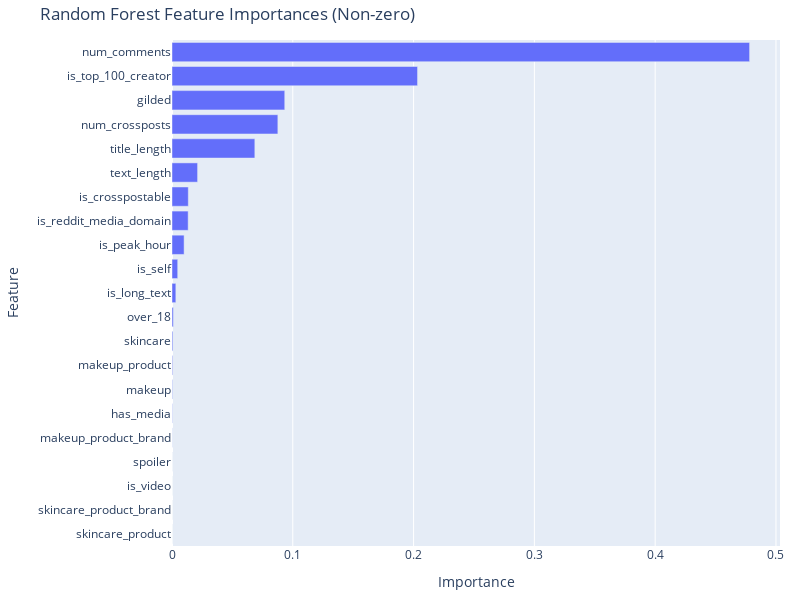

Notebook code cell kept with this figure:
### Markdown cell above
Based on the provided metrics:
- The Random Forest model has a slightly higher R-squared value (0.727) compared to the GBT model (0.691), indicating that a higher proportion of the variance in the target variable is explained by the Random Forest model.

- However, the GBT model has a lower MAE (59.72) compared to the Random Forest model (64.30), suggesting that, on average, the predictions from the GBT model are closer to the actual values.

If our primary goal is to minimize prediction errors, especially in terms of Mean Absolute Error (MAE), the GBT model stands out as the preferred choice. The model's accuracy is held in high regard, making it a reliable option. Furthermore, by considering additional factors such as the number of comments, whether the author is among the top creators, and the word count of the submission, we can enhance our ability to predict the submission score with greater precision, bringing our predictions closer to the actual figures.

If our emphasis is on elucidating a greater proportion of variance in the target variable, particularly with regard to R-squared, the Random Forest model emerges as the model of choice. Examining the feature importance of the model enables us to delve into its distribution, offering insights into what factors are crucial for achieving a high score when posting. For instance, becoming a top creator may involve writing more extensive titles and selftext, posting during peak hours, actively engaging with other submissions, and striving to attract a higher number of comments, if feasible.

Consider the trade-offs between different metrics, I will choose Random Forest model, which better fits into our original business goal.

### Code cell
# Get feature importances
feature_importances = model_rf.stages[-1].featureImportances

# Extract feature names
feature_names = assembler.getInputCols()

# Convert SparseVector to dense format
importance_values = feature_importances.toArray()

# Create a DataFrame for visualization
importance_df = pd.DataFrame({'Feature': feature_names, 'Importance': importance_values})

# Filter out features with zero importance
importance_df_filtered = importance_df[importance_df['Importance'] > 0]

# Sort the DataFrame by importance in descending order
importance_df_filtered = importance_df_filtered.sort_values(by='Importance', ascending=True)

# Create an interactive bar chart using Plotly
fig = px.bar(importance_df_filtered, x='Importance', y='Feature', orientation='h', title='Random Forest Feature Importances (Non-zero)')
fig.update_layout(height=600, width=800, margin=dict(l=20, r=20, t=40, b=40))
fig.write_html("../../data/plots/score_pred_rf_feature_importance_nonzero.html")

fig.show()

### Figure 1 — Plotly figure (JSON) as saved in the notebook; plotly's stock layout.template omitted (floating-point values rounded to 4 significant figures)
{"data": [{"alignmentgroup": "True", "hovertemplate": "Importance=%{x}<br>Feature=%{y}<extra></extra>", "legendgroup": "", "marker": {"color": "#636efa", "pattern": {"shape": ""}}, "name": "", "offsetgroup": "", "orientation": "h", "showlegend": false, "textposition": "auto", "type": "bar", "x": [1.485e-09, 2.748e-08, 6.897e-08, 1.362e-05, 0.0001138, 0.0002206, 0.0003591, 0.0004961, 0.0007028, 0.001086, 0.003179, 0.004729, 0.01002, 0.01338, 0.0135, 0.02118, 0.06858, 0.08764, 0.09334, 0.2033, 0.4782], "xaxis": "x", "y": ["skincare_product", "skincare_product_brand", "is_video", "spoiler", "makeup_product_brand", "has_media", "makeup", "makeup_product", "skincare", "over_18", "is_long_text", "is_self", "is_peak_hour", "is_reddit_media_domain", "is_crosspostable", "text_length", "title_length", "num_crossposts", "gilded", "is_top_100_creator", "num_comments"], "yaxis": "y"}], "layout": {"barmode": "relative", "height": 600, "legend": {"tracegroupgap": 0}, "margin": {"b": 40, "l": 20, "r": 20, "t": 40}, "title": {"text": "Random Forest Feature Importances (Non-zero)"}, "width": 800, "xaxis": {"anchor": "y", "autorange": true, "domain": [0, 1], "range": [0, 0.5033], "title": {"text": "Importance"}, "type": "linear"}, "yaxis": {"anchor": "x", "autorange": true, "domain": [0, 1], "range": [-0.5, 20.5], "title": {"text": "Feature"}, "type": "category"}}}
